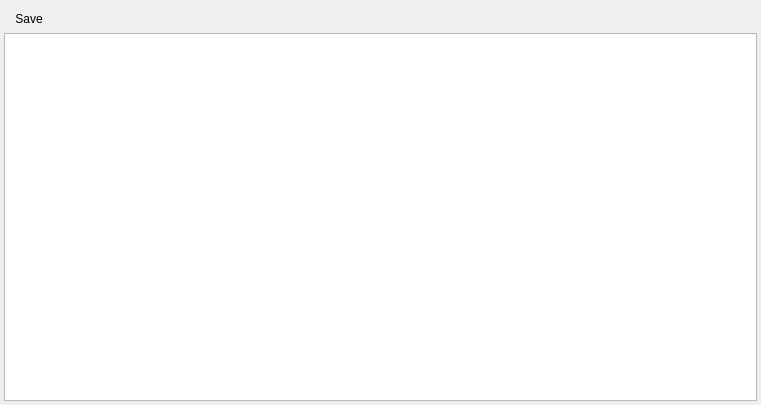
<?xml version="1.0" encoding="UTF-8"?>
<ui version="4.0">
 <class>ScriptEditor</class>
 <widget class="QWidget" name="ScriptEditor">
  <property name="geometry">
   <rect>
    <x>0</x>
    <y>0</y>
    <width>761</width>
    <height>405</height>
   </rect>
  </property>
  <property name="windowTitle">
   <string>Script editor</string>
  </property>
  <layout class="QVBoxLayout" name="verticalLayout_3">
   <property name="spacing">
    <number>0</number>
   </property>
   <property name="leftMargin">
    <number>2</number>
   </property>
   <property name="topMargin">
    <number>2</number>
   </property>
   <property name="rightMargin">
    <number>2</number>
   </property>
   <property name="bottomMargin">
    <number>2</number>
   </property>
   <item>
    <layout class="QVBoxLayout" name="verticalLayout">
     <property name="spacing">
      <number>0</number>
     </property>
     <property name="leftMargin">
      <number>0</number>
     </property>
     <property name="topMargin">
      <number>0</number>
     </property>
     <property name="rightMargin">
      <number>0</number>
     </property>
     <property name="bottomMargin">
      <number>0</number>
     </property>
     <item>
      <widget class="QWidget" name="widget" native="true">
       <layout class="QVBoxLayout" name="verticalLayout_2">
        <property name="spacing">
         <number>0</number>
        </property>
        <property name="leftMargin">
         <number>2</number>
        </property>
        <property name="topMargin">
         <number>2</number>
        </property>
        <property name="rightMargin">
         <number>2</number>
        </property>
        <property name="bottomMargin">
         <number>2</number>
        </property>
        <item>
         <widget class="QToolBar" name="mainToolBar">
          <property name="minimumSize">
           <size>
            <width>0</width>
            <height>0</height>
           </size>
          </property>
          <property name="movable">
           <bool>false</bool>
          </property>
          <property name="toolButtonStyle">
           <enum>Qt::ToolButtonIconOnly</enum>
          </property>
          <addaction name="action_save"/>
         </widget>
        </item>
        <item>
         <widget class="MoonGlare::Tools::CodeEditor" name="plainTextEdit">
          <property name="font">
           <font>
            <family>Consolas</family>
            <pointsize>10</pointsize>
           </font>
          </property>
         </widget>
        </item>
       </layout>
      </widget>
     </item>
    </layout>
   </item>
  </layout>
  <action name="action_save">
   <property name="checkable">
    <bool>false</bool>
   </property>
   <property name="icon">
    <iconset resource="../../../../lib/qt_resources/icons.qrc">
     <normaloff>:/icons/icons/blue_up_save.png</normaloff>:/icons/icons/blue_up_save.png</iconset>
   </property>
   <property name="text">
    <string>Save</string>
   </property>
   <property name="toolTip">
    <string>Save</string>
   </property>
  </action>
 </widget>
 <layoutdefault spacing="6" margin="11"/>
 <customwidgets>
  <customwidget>
   <class>MoonGlare::Tools::CodeEditor</class>
   <extends>QPlainTextEdit</extends>
   <header>code_editor.h</header>
  </customwidget>
 </customwidgets>
 <resources>
  <include location="../../../../lib/qt_resources/icons.qrc"/>
 </resources>
 <connections/>
</ui>
